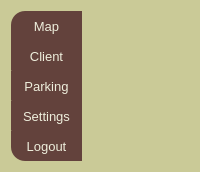
        <widget class="QWidget" name="widget_dashboard" native="true">
         <property name="styleSheet">
          <string notr="true">background-color: rgb(202, 202, 151);</string>
         </property>
         <layout class="QVBoxLayout" name="verticalLayout">
          <property name="spacing">
           <number>0</number>
          </property>
          <property name="rightMargin">
           <number>0</number>
          </property>
          <item>
           <widget class="QPushButton" name="widget_map_button">
            <property name="minimumSize">
             <size>
              <width>71</width>
              <height>30</height>
             </size>
            </property>
            <property name="maximumSize">
             <size>
              <width>71</width>
              <height>30</height>
             </size>
            </property>
            <property name="font">
             <font>
              <family>Segoe UI</family>
              <pointsize>10</pointsize>
             </font>
            </property>
            <property name="styleSheet">
             <string notr="true">color: rgb(238, 238, 220);
background-color: rgb(99, 66, 60);

border-top-left-radius : 14;
</string>
            </property>
            <property name="text">
             <string>Map</string>
            </property>
            <property name="flat">
             <bool>false</bool>
            </property>
           </widget>
          </item>
          <item>
           <widget class="QPushButton" name="widget_client_button">
            <property name="minimumSize">
             <size>
              <width>71</width>
              <height>30</height>
             </size>
            </property>
            <property name="maximumSize">
             <size>
              <width>71</width>
              <height>30</height>
             </size>
            </property>
            <property name="font">
             <font>
              <family>Segoe UI</family>
              <pointsize>10</pointsize>
             </font>
            </property>
            <property name="styleSheet">
             <string notr="true">color: rgb(238, 238, 220);
background-color: rgb(99, 66, 60);

border-bottom-left-radius : 1;
</string>
            </property>
            <property name="text">
             <string>Client</string>
            </property>
            <property name="flat">
             <bool>false</bool>
            </property>
           </widget>
          </item>
          <item>
           <widget class="QPushButton" name="widget_parking_button">
            <property name="minimumSize">
             <size>
              <width>71</width>
              <height>30</height>
             </size>
            </property>
            <property name="maximumSize">
             <size>
              <width>71</width>
              <height>30</height>
             </size>
            </property>
            <property name="font">
             <font>
              <family>Segoe UI</family>
              <pointsize>10</pointsize>
             </font>
            </property>
            <property name="styleSheet">
             <string notr="true">color: rgb(238, 238, 220);
background-color: rgb(99, 66, 60);

border-bottom-left-radius : 1;
</string>
            </property>
            <property name="text">
             <string>Parking</string>
            </property>
            <property name="default">
             <bool>false</bool>
            </property>
            <property name="flat">
             <bool>false</bool>
            </property>
           </widget>
          </item>
          <item>
           <widget class="QPushButton" name="widget_settings_button">
            <property name="minimumSize">
             <size>
              <width>71</width>
              <height>30</height>
             </size>
            </property>
            <property name="maximumSize">
             <size>
              <width>71</width>
              <height>30</height>
             </size>
            </property>
            <property name="font">
             <font>
              <family>Segoe UI</family>
              <pointsize>10</pointsize>
             </font>
            </property>
            <property name="styleSheet">
             <string notr="true">color: rgb(238, 238, 220);
background-color: rgb(99, 66, 60);

border-bottom-left-radius : 1;
</string>
            </property>
            <property name="text">
             <string>Settings</string>
            </property>
            <property name="flat">
             <bool>false</bool>
            </property>
           </widget>
          </item>
          <item>
           <widget class="QPushButton" name="widget_logout_button">
            <property name="minimumSize">
             <size>
              <width>71</width>
              <height>30</height>
             </size>
            </property>
            <property name="maximumSize">
             <size>
              <width>71</width>
              <height>30</height>
             </size>
            </property>
            <property name="font">
             <font>
              <family>Segoe UI</family>
              <pointsize>10</pointsize>
             </font>
            </property>
            <property name="styleSheet">
             <string notr="true">color: rgb(238, 238, 220);
background-color: rgb(99, 66, 60);
border-bottom-left-radius : 14;
</string>
            </property>
            <property name="text">
             <string>Logout</string>
            </property>
            <property name="flat">
             <bool>false</bool>
            </property>
           </widget>
          </item>
          <item>
           <widget class="QWidget" name="widget_2" native="true"/>
          </item>
         </layout>
        </widget>
